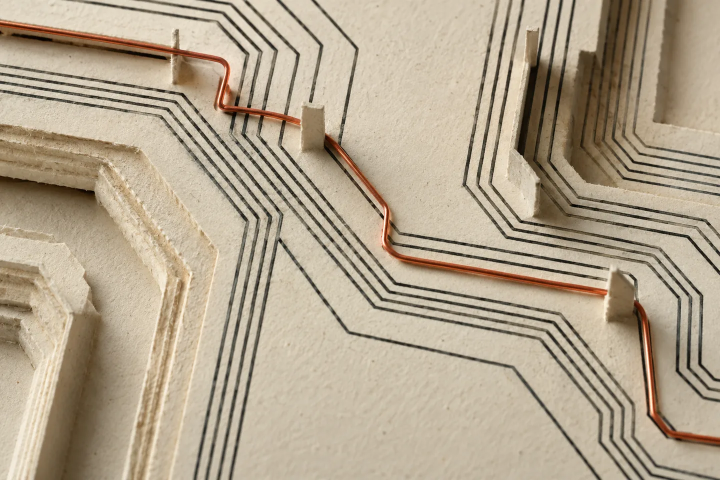
#> input picture assets/editorial/signal-1440.webp, 1440 x 960 px (shown at 1/2 size)
$ python prepare_editorial_assets.py ../assets/editorial/signal-1440.webp structure
#> lines starting #> are read from the running program, lines starting #| are printed output that depends on the picture
"""Encode editorial artwork as responsive WebP; keep image content unchanged."""

import argparse
from pathlib import Path

from PIL import Image


def main() -> None:
    parser = argparse.ArgumentParser(description=__doc__)
    parser.add_argument("source", type=Path)
    parser.add_argument("name", choices=("structure", "signal"))
    args = parser.parse_args()
    destination = Path(__file__).resolve().parents[1] / "assets" / "editorial"
    destination.mkdir(parents=True, exist_ok=True)
    with Image.open(args.source) as original:
#> original is the input picture: PIL image 1440x960 RGB; mean R, G, B 178.7, 164.5, 142
        for width in (480, 960, 1440):
            size = (width, round(original.height * width / original.width))
            image = original.convert("RGB").resize(size, Image.Resampling.LANCZOS)
            path = destination / f"{args.name}-{width}.webp"
            image.save(path, "WEBP", quality=82, method=6)
            print(f"{path.name}: {path.stat().st_size:,} bytes")
#> this loop made 3 passes
#> pass 1, in main, `image = original.convert("RGB").resize(size, Image.Resampling.LANCZOS)`:
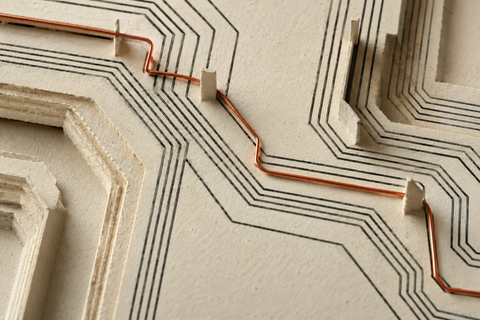
#> image: PIL image 480x320 RGB; mean R, G, B 178.7, 164.5, 142
#> pass 2, in main, `image = original.convert("RGB").resize(size, Image.Resampling.LANCZOS)`:
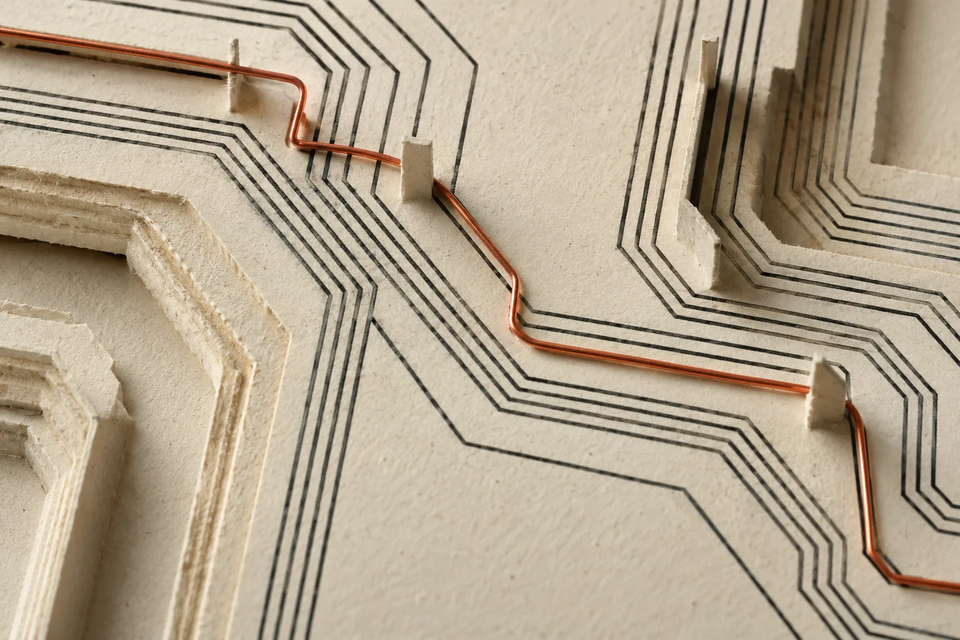
#> image: PIL image 960x640 RGB; mean R, G, B 178.7, 164.5, 142


if __name__ == "__main__":
    main()
